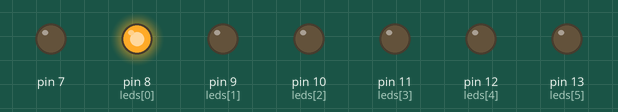
This sketch was run on a simulated Arduino Uno, built with avr-gcc and run on an emulated ATmega328P. On the bench: output pins drawn as LEDs (lit = HIGH).

Above: at 0.15 s.
At 7.6 s:
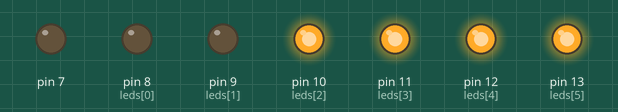
At 12.4 s:
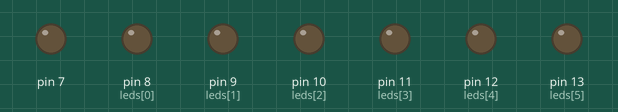
At 18.4 s:
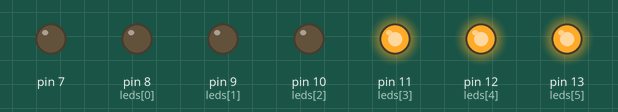
At 30.4 s:
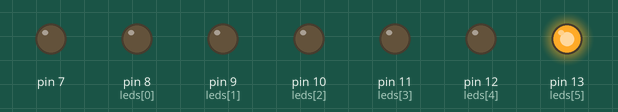
At 38.8 s:
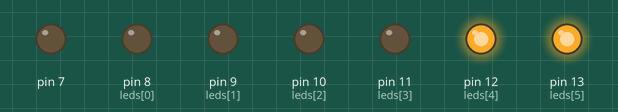
Timing chart, 0 to 40.0 s (numbered marks = the images above):
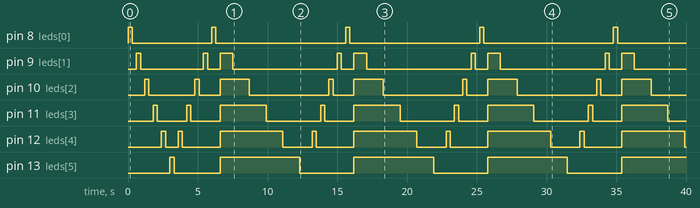

The sketch:

Clase1-Configuracion_Arduino.ino
```cpp
/*

 1. Insertar librerias
 # include <libreria.h>

 2. Declaracion de variables
 int dato;
 float dato;
 char dato;
 String dato;

 unsigned int dato; 64000 datos positivos
 long int dato; 16 bits
 long long int; 32 bits

*/

/*
void setup() {
// corre 1 sola vez cuando se inicia el sistema
// configuracion del sistema
}

void loop() {
//while(1)
//ciclo de repeticion infinita
}
*/

/*
CONFIGURACION DE PUERTOS COMO SALIDA
*
*setup
*pinMode(pin,HIGH/LOW);
                      pin 0>13
*void loop

*/
int leds[6]={8,9,10,11,12,13};
int i=0;
int j=0;
void setup(){
pinMode(7,OUTPUT);
pinMode(8,OUTPUT);

for(; i<6;i++){
  pinMode(leds[i],OUTPUT);
  }
  i=0;
  }

void loop(){
/*
for(int i;i<9;i++){

digitalWrite(7,HIGH);
delay(300);
digitalWrite(7,LOW);
delay(300);
digitalWrite(8,HIGH);
delay(300);
digitalWrite(8,LOW);
delay(300);
}

*/
//Se enciende desde el led 0 hasta el led 5(led#6)
for(;i<6;i++){
digitalWrite(leds[i],HIGH);
delay(300);
digitalWrite(leds[i],LOW);
delay(300);
}
// se enciende desde el led 5(led#6) y va desendiendo hasta el led 0
for(i=4;i>0;i--){
digitalWrite(leds[i],HIGH);
delay(300);
digitalWrite(leds[i],LOW);
delay(300);

  }


for(j=0;j<6;j++){
digitalWrite(leds[j],HIGH);
delay(300);
digitalWrite(leds[j],LOW);
delay(300);
for(i=j+1;i<6;i++)
digitalWrite(leds[i],HIGH);
delay(300);
digitalWrite(leds[i],LOW);
delay(300);
  }
}
  //random(5,10);
```

Measured:
- by itself, pin 8 (leds[0]): goes HIGH 0.30 s, LOW 5.7 s, 3 × (HIGH 0.30 s, LOW 9.3 s), HIGH 0.30 s, then LOW
- by itself, pin 9 (leds[1]): LOW → HIGH at 0.60 s, → LOW 0.30 s later, → HIGH 4.5 s later, → LOW 0.30 s later, … (18 changes in this stretch)
- by itself, pin 10 (leds[2]): LOW → HIGH at 1.2 s, → LOW 0.30 s later, → HIGH 3.3 s later, → LOW 0.30 s later, … (18 changes in this stretch)
- by itself, pin 11 (leds[3]): LOW → HIGH at 1.8 s, → LOW 0.30 s later, → HIGH 2.1 s later, → LOW 0.30 s later, … (18 changes in this stretch)
- by itself, pin 12 (leds[4]): LOW → HIGH at 2.4 s, → LOW 0.30 s later, → HIGH 0.90 s later, → LOW 0.30 s later, … (18 changes in this stretch)
- by itself, pin 13 (leds[5]): goes HIGH 0.30 s, LOW 3.3 s, 3 × (HIGH 5.7 s, LOW 3.9 s), then HIGH
